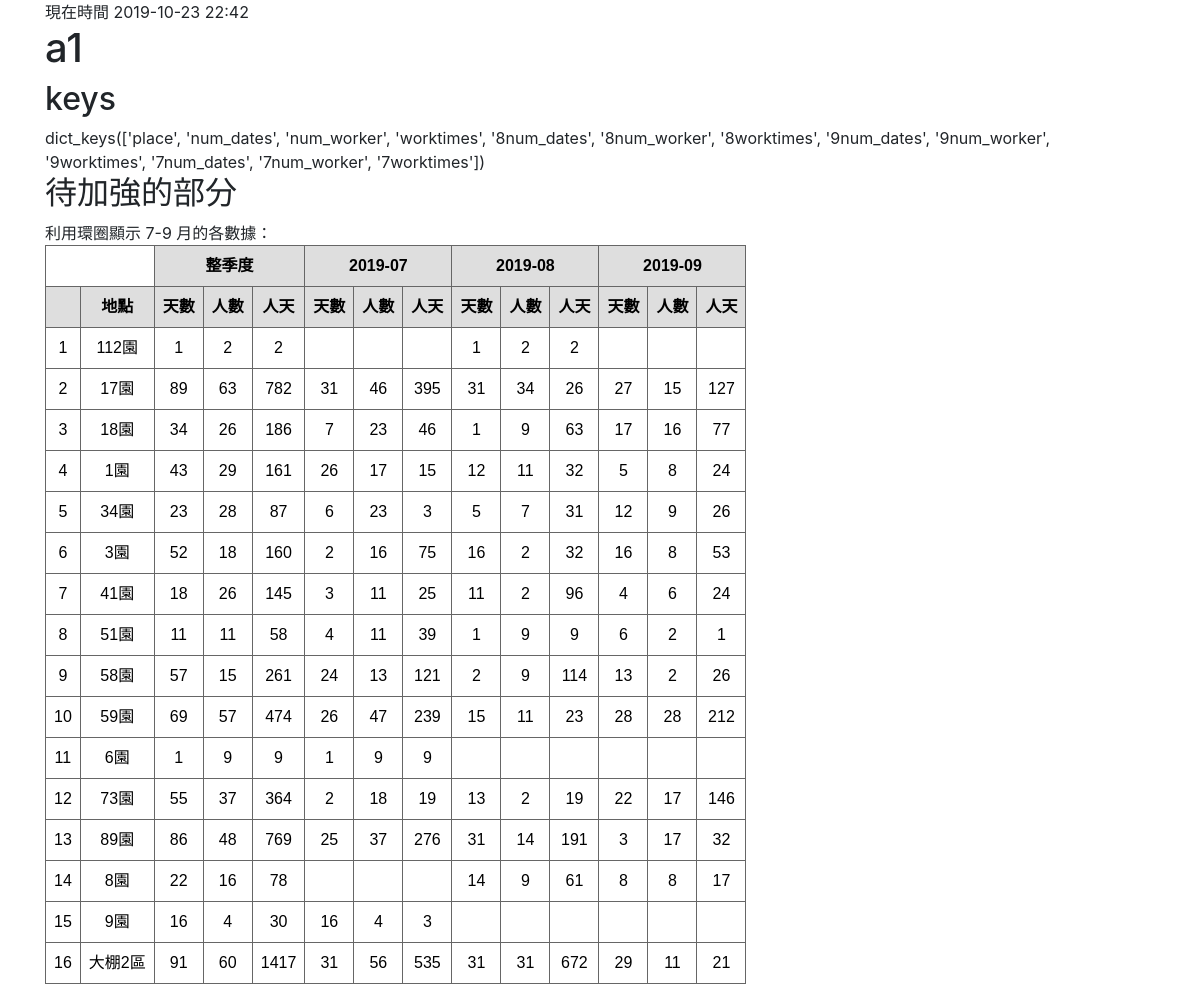
The app's page /work2/ with its own data.
### note/models.py (models this page shows, shortened)
class Work(models.Model):
    date1 = models.DateField('用工日期')
    place = models.CharField('用工地點',max_length=200,default="")
    worker = models.IntegerField('工人編號')
    thing = models.CharField('工作內容', max_length=200,default="")

### note/views.py (the view)
# urls.py: path('work2/', views.work2, name='work2'),
def work2(request):
    list_month = Work.objects.values_list('date1__month').distinct()
    for z in list_month:
        z[0]
    print(list_month)
    list0 = Work.objects.values('place').annotate(
    num_dates=Count('date1', distinct = True) , num_worker=Count('worker', distinct = True), worktimes=Count('id'))
    for x in list0:
        for i in {7,8,9}:
            listi = Work.objects.filter(place=x['place'],date1__year=2019,date1__month=i).values('place').annotate(
            num_dates=Count('date1', distinct = True) , num_worker=Count('worker', distinct = True), worktimes=Count('id')).order_by('place')
            x[str(i)+'num_dates']=x[str(i)+'num_worker']=x[str(i)+'worktimes']=0
            if listi:
                x[str(i)+'num_dates']=listi[0]['num_dates']
                x[str(i)+'num_worker']=listi[0]['num_worker']
                x[str(i)+'worktimes']=listi[0]['worktimes']
    print(list0)
    list_keys = list0[0].keys()
    context = {'list': list0, 'month':list_month, 'keys':list_keys}
    return render(request, 'note/work2.html', context)

### note/templates/note/work2.html (shortened to what this page needs)
{% extends 'note/base.html' %}
{% load static %}
{% block content %}
現在時間 {% now "Y-m-d H:i" %}
<h1>a1</h1>
<h2>keys</h2>
{{keys}}
<h2>待加強的部分</h2>
利用環圈顯示 7-9 月的各數據：
<table class='gridtable'>
        <tr>
            <td colspan = 2></td>
            <th colspan = 3>整季度</th>
            <th colspan = 3>2019-07</th>
            <th colspan = 3>2019-08</th>
            <th colspan = 3>2019-09</th>
        </tr>
        <tr>
            <th></th>
            <th>地點</th>
            <th>天數</th>
            <th>人數</th>
            <th>人天</th>
            <th>天數</th>
            <th>人數</th>
            <th>人天</th>
            <th>天數</th>
            <th>人數</th>
            <th>人天</th>
            <th>天數</th>
            <th>人數</th>
            <th>人天</th>
        </tr>
    {% for x in list %}
        <tr>
            <td>{{ forloop.counter }}</td>
            <td>{{ x.place }}</td>
            <td>{{ x.num_dates }}</td>
            <td>{{ x.num_worker }}</td>
            <td>{{ x.worktimes }}</td>
            <td>{{ x.7num_dates|cut:"0"  }}</td>
            <td>{{ x.7num_worker|cut:"0"  }}</td>
            <td>{{ x.7worktimes|cut:"0"  }}</td>
            <td>{{ x.8num_dates|cut:"0"  }}</td>
            <td>{{ x.8num_worker|cut:"0"  }}</td>
            <td>{{ x.8worktimes|cut:"0"  }}</td>
            <td>{{ x.9num_dates|cut:"0"  }}</td>
            <td>{{ x.9num_worker|cut:"0"  }}</td>
            <td>{{ x.9worktimes|cut:"0"  }}</td>
        </tr>
    {% endfor %}
</table>
{% endblock %}
{% regroup list by place as list2 %}

### note/templates/note/base.html (shortened to what this page needs)
{% load static %}
<!doctype html>
<html lang="en">
  <head>
    <link rel="stylesheet" href="https://stackpath.bootstrapcdn.com/bootstrap/4.3.1/css/bootstrap.min.css">
    <link rel="stylesheet" href="{% static 'css/note.css' %}">
  </head>
  <body>
  <div class='container'>
    {% block content %}{% endblock %}
  </div>
  </body>
</html>

### note/static/css/note.css (style rules this page uses)
table.gridtable { font-family: verdana,arial,sans-serif; font-size:16px; color:black; border-width: 1px; border-color: #666666; border-collapse: collapse; }
table.gridtable th { text-align: center; align-content: center; align-items: center; border-width: 1px; padding: 8px; border-style: solid; border-color: #666666; background-color: #dedede; }
table.gridtable td { text-align: center; align-content: center; align-items: center; border-width: 1px; padding: 8px; border-style: solid; border-color: #666666; background-color: #ffffff; }

### records on screen
Work: place "112園", num_dates "1", num_worker "2", worktimes "2", 8num_dates "1", 8num_worker "2", 8worktimes "2"
Work: place "6園", num_dates "1", num_worker "9", worktimes "9", 7num_dates "1", 7num_worker "9", 7worktimes "9"

### other values on screen
{{ keys }} "dict_keys(['place', 'num_dates', 'num_worker', 'worktimes', '8num_dates', '8num_worker', '8worktimes', '9num_dates', '9num_worker', '9worktimes', '7num_dates', '7num_worker', '7worktimes'])"
{{ x.place }} "17園" "18園" "1園" "34園" "3園" "41園" "51園" "58園" "59園" "73園" "89園" "8園" "9園" "大棚2區"
{{ x.num_dates }} "89" "34" "43" "23" "52" "18" "11" "57" "69" "55" "86" "22" "16" "91"
{{ x.num_worker }} "63" "26" "29" "28" "18" "26" "11" "15" "57" "37" "48" "16" "4" "60"
{{ x.worktimes }} "782" "186" "161" "87" "160" "145" "58" "261" "474" "364" "769" "78" "30" "1417"
{{ x.7num_dates|cut:"0" }} "31" "7" "26" "6" "2" "3" "4" "24" "26" "2" "25" "16" "31"
{{ x.7num_worker|cut:"0" }} "46" "23" "17" "23" "16" "11" "11" "13" "47" "18" "37" "4" "56"
{{ x.7worktimes|cut:"0" }} "395" "46" "15" "3" "75" "25" "39" "121" "239" "19" "276" "3" "535"
{{ x.8num_dates|cut:"0" }} "31" "1" "12" "5" "16" "11" "1" "2" "15" "13" "31" "14" "31"
{{ x.8num_worker|cut:"0" }} "34" "9" "11" "7" "2" "2" "9" "9" "11" "2" "14" "9" "31"
{{ x.8worktimes|cut:"0" }} "26" "63" "32" "31" "32" "96" "9" "114" "23" "19" "191" "61" "672"
{{ x.9num_dates|cut:"0" }} "27" "17" "5" "12" "16" "4" "6" "13" "28" "22" "3" "8" "29"
{{ x.9num_worker|cut:"0" }} "15" "16" "8" "9" "8" "6" "2" "2" "28" "17" "17" "8" "11"
{{ x.9worktimes|cut:"0" }} "127" "77" "24" "26" "53" "24" "1" "26" "212" "146" "32" "17" "21"
